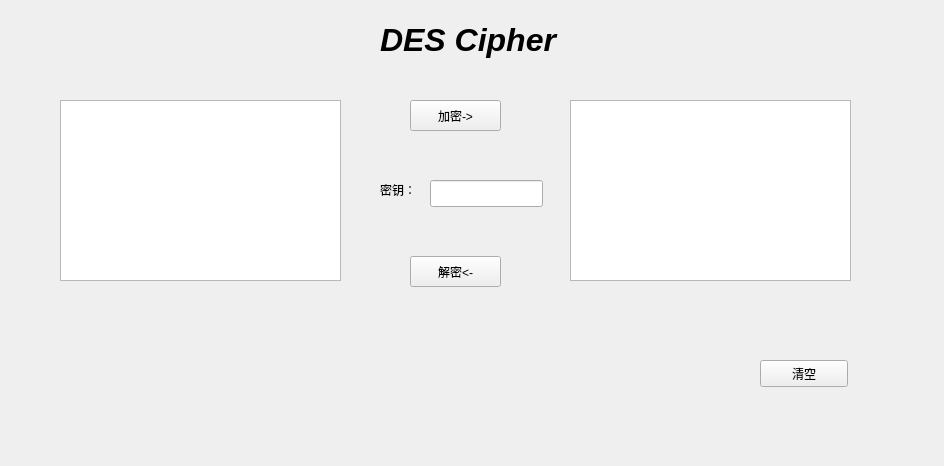
<?xml version="1.0" encoding="UTF-8"?>
<ui version="4.0">
 <class>DES</class>
 <widget class="QWidget" name="DES">
  <property name="geometry">
   <rect>
    <x>0</x>
    <y>0</y>
    <width>944</width>
    <height>466</height>
   </rect>
  </property>
  <property name="windowTitle">
   <string>Form</string>
  </property>
  <widget class="QLabel" name="label">
   <property name="geometry">
    <rect>
     <x>380</x>
     <y>20</y>
     <width>201</width>
     <height>41</height>
    </rect>
   </property>
   <property name="text">
    <string>&lt;html&gt;&lt;head/&gt;&lt;body&gt;&lt;p&gt;&lt;span style=&quot; font-size:24pt; font-weight:600; font-style:italic;&quot;&gt;DES Cipher&lt;/span&gt;&lt;/p&gt;&lt;/body&gt;&lt;/html&gt;</string>
   </property>
  </widget>
  <widget class="QTextEdit" name="plaintext_edit">
   <property name="geometry">
    <rect>
     <x>60</x>
     <y>100</y>
     <width>281</width>
     <height>181</height>
    </rect>
   </property>
   <property name="styleSheet">
    <string notr="true">font: 14pt &quot;Cantarell&quot;;</string>
   </property>
  </widget>
  <widget class="QTextEdit" name="ciphertext_edit">
   <property name="geometry">
    <rect>
     <x>570</x>
     <y>100</y>
     <width>281</width>
     <height>181</height>
    </rect>
   </property>
   <property name="styleSheet">
    <string notr="true">font: 14pt &quot;Cantarell&quot;;</string>
   </property>
  </widget>
  <widget class="QPushButton" name="pushButton">
   <property name="geometry">
    <rect>
     <x>410</x>
     <y>100</y>
     <width>91</width>
     <height>31</height>
    </rect>
   </property>
   <property name="text">
    <string>加密-&gt;</string>
   </property>
  </widget>
  <widget class="QPushButton" name="pushButton_2">
   <property name="geometry">
    <rect>
     <x>410</x>
     <y>256</y>
     <width>91</width>
     <height>31</height>
    </rect>
   </property>
   <property name="text">
    <string>解密&lt;-</string>
   </property>
  </widget>
  <widget class="QPushButton" name="pushButton_3">
   <property name="geometry">
    <rect>
     <x>760</x>
     <y>360</y>
     <width>88</width>
     <height>27</height>
    </rect>
   </property>
   <property name="text">
    <string>清空</string>
   </property>
  </widget>
  <widget class="QLineEdit" name="keyword_line">
   <property name="geometry">
    <rect>
     <x>430</x>
     <y>180</y>
     <width>113</width>
     <height>27</height>
    </rect>
   </property>
  </widget>
  <widget class="QLabel" name="label_2">
   <property name="geometry">
    <rect>
     <x>380</x>
     <y>180</y>
     <width>51</width>
     <height>19</height>
    </rect>
   </property>
   <property name="styleSheet">
    <string notr="true">font: 12pt &quot;Cantarell&quot;;</string>
   </property>
   <property name="text">
    <string>密钥：</string>
   </property>
  </widget>
 </widget>
 <resources/>
 <connections/>
</ui>
